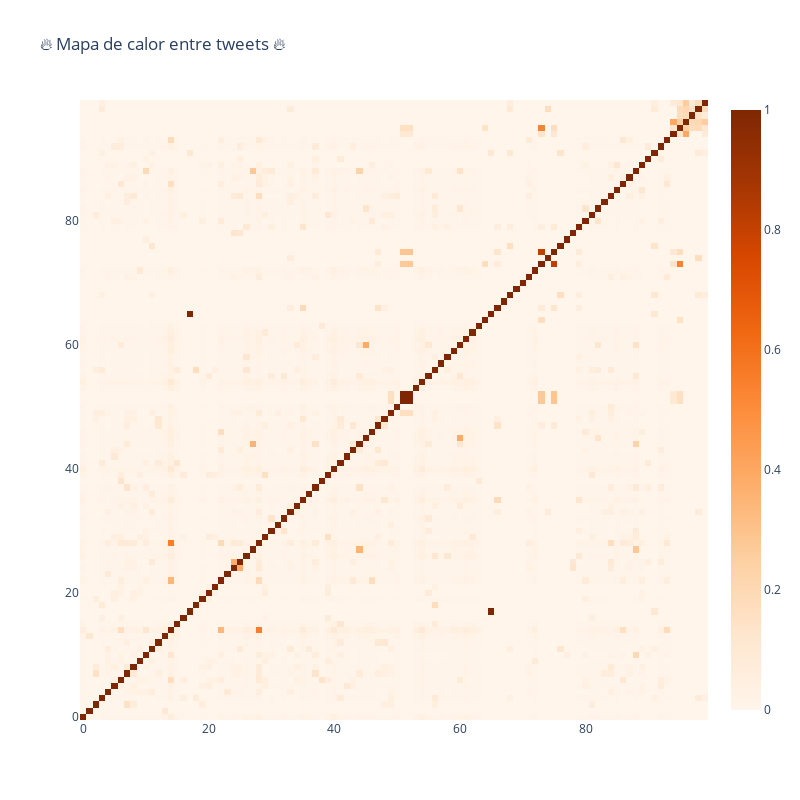

The code cell stored with this chart in its notebook:
### Code cell
trace = go.Heatmap(z=temp.values.tolist(),
                   x=temp.index.values,
                   y=temp.columns.values,
                   colorscale='Oranges')

layout = go.Layout(title='🔥 Mapa de calor entre tweets 🔥',
                   width=800, height=800)

fig = go.Figure(data=[trace],layout=layout)
iplot(fig)

### Figure 1 — Plotly figure (JSON) as saved in the notebook; plotly's stock layout.template omitted (floating-point values rounded to 4 significant figures; data arrays with more than 128 entries replaced by an {"elided": "..."} marker saying what was removed)
{"data": [{"colorscale": [[0, "rgb(255,245,235)"], [0.125, "rgb(254,230,206)"], [0.25, "rgb(253,208,162)"], [0.375, "rgb(253,174,107)"], [0.5, "rgb(253,141,60)"], [0.625, "rgb(241,105,19)"], [0.75, "rgb(217,72,1)"], [0.875, "rgb(166,54,3)"], [1, "rgb(127,39,4)"]], "type": "heatmap", "x": [0, 1, 2, 3, 4, 5, 6, 7, 8, 9, 10, 11, 12, 13, 14, 15, 16, 17, 18, 19, 20, 21, 22, 23, 24, 25, 26, 27, 28, 29, 30, 31, 32, 33, 34, 35, 36, 37, 38, 39, 40, 41, 42, 43, 44, 45, 46, 47, 48, 49, 50, 51, 52, 53, 54, 55, 56, 57, 58, 59, 60, 61, 62, 63, 64, 65, 66, 67, 68, 69, 70, 71, 72, 73, 74, 75, 76, 77, 78, 79, 80, 81, 82, 83, 84, 85, 86, 87, 88, 89, 90, 91, 92, 93, 94, 95, 96, 97, 98, 99], "y": [0, 1, 2, 3, 4, 5, 6, 7, 8, 9, 10, 11, 12, 13, 14, 15, 16, 17, 18, 19, 20, 21, 22, 23, 24, 25, 26, 27, 28, 29, 30, 31, 32, 33, 34, 35, 36, 37, 38, 39, 40, 41, 42, 43, 44, 45, 46, 47, 48, 49, 50, 51, 52, 53, 54, 55, 56, 57, 58, 59, 60, 61, 62, 63, 64, 65, 66, 67, 68, 69, 70, 71, 72, 73, 74, 75, 76, 77, 78, 79, 80, 81, 82, 83, 84, 85, 86, 87, 88, 89, 90, 91, 92, 93, 94, 95, 96, 97, 98, 99], "z": {"elided": "100x100 float values"}}], "layout": {"height": 800, "title": {"text": "🔥 Mapa de calor entre tweets 🔥"}, "width": 800}}
